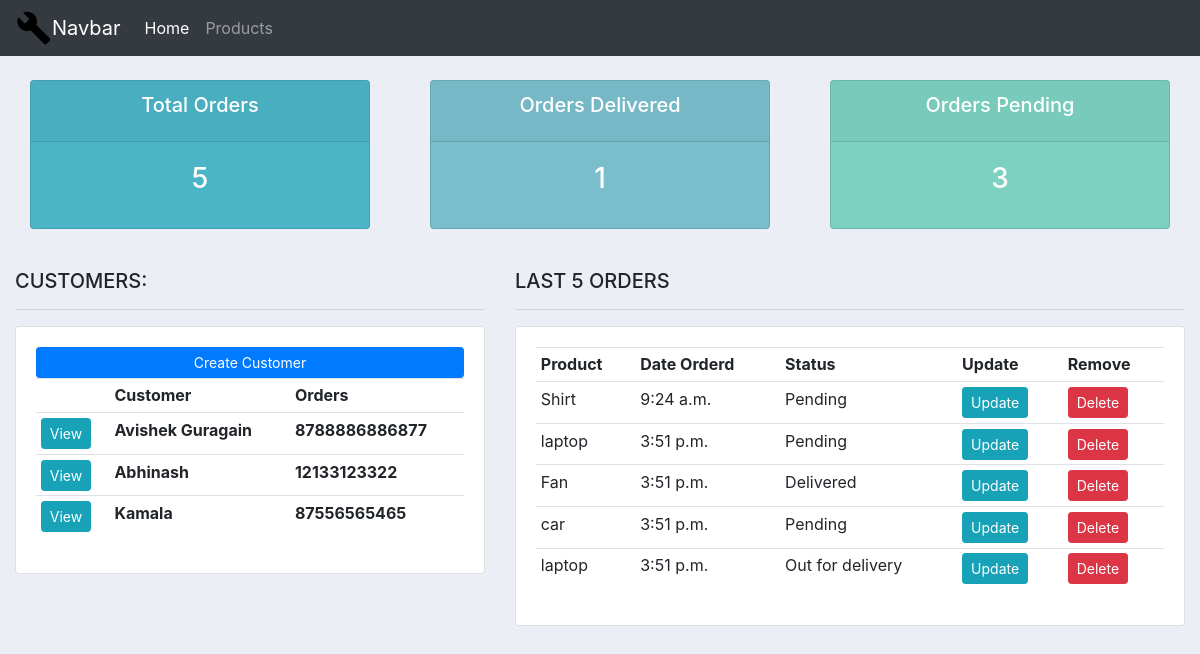
/, run on an earlier commit of the app's database.
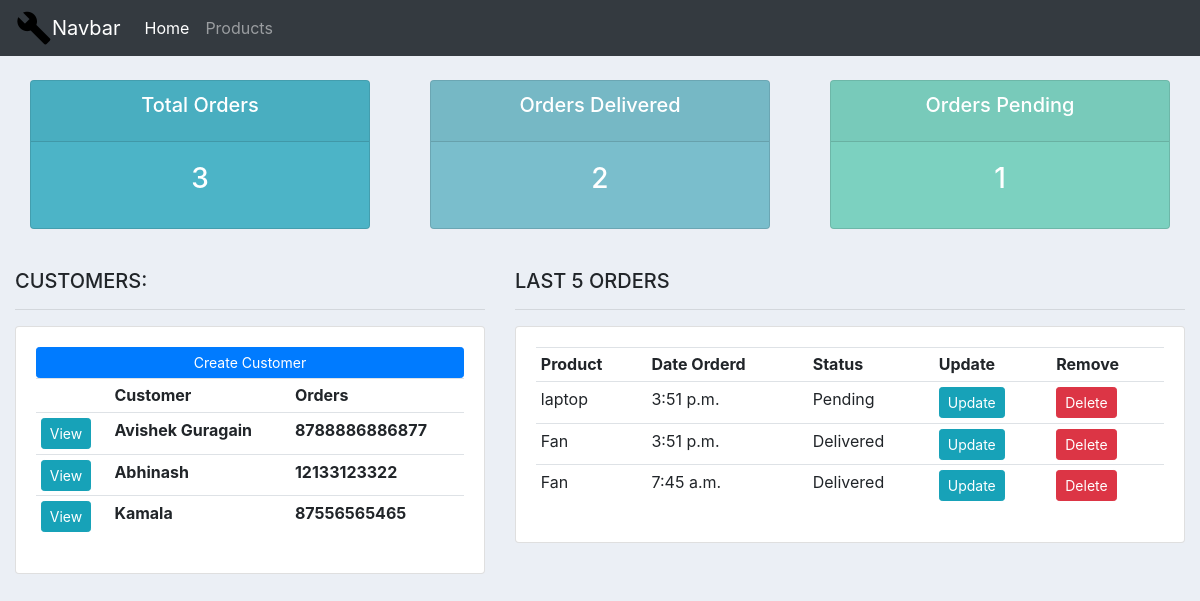
And on a later commit of the database.
### system/models.py (models this page shows, shortened)
class customer(models.Model):
    name=models.CharField(max_length=100,null=True)
    phone=models.CharField(max_length=100,null=True)
    email=models.CharField(max_length=100,null=True)
    date_created=models.TimeField(auto_now_add=True,null=True)

class Order(models.Model):
    STATUS=(
        ('Pending','Pending'),
        ('Out for delivery','Out for delivery'),
        ('Delivered','Delivered'),
    )
    Customer=models.ForeignKey(customer,null=True,on_delete=models.SET_NULL)
    Products=models.ForeignKey(product,null=True,on_delete=models.SET_NULL)
    Status=models.CharField(max_length=100,null=True,choices=STATUS)
    date_created=models.TimeField(auto_now_add=True,null=True)
    note=models.CharField(max_length=1000,null=True)

class product(models.Model):
    CATEGORY=(
        ('Indoor','Indoor'),
        ('Outdoor','Outdoor'),
    )
    name=models.CharField(max_length=100,null=True)
    price=models.FloatField()
    category=models.CharField(max_length=100,null=True,choices=CATEGORY)
    description=models.CharField(max_length=200,null=True,blank=True)
    date_created=models.TimeField(auto_now_add=True,null=True)
    tags=models.ManyToManyField(Tag)
    def __str__(self):
        return self.name

### system/views.py (the view)
# urls.py: path('',views.home, name='home'),
def home(request):
    order = Order.objects.all()
    Customers = customer.objects.all()
    total_customers = Customers.count()
    total_orders = order.count()
    deliverd = order.filter(Status='Delivered').count()
    pending = order.filter(Status='Pending').count()
    content = {'customers': Customers,
               'orders': order,
               'tot_cust': total_customers,
               'tot_orders': total_orders,
               'delivered': deliverd,
               'pending': pending
               }
    return render(request, 'system/Dashboard.html', content)

### system/templates/system/Dashboard.html
{% extends 'system/base.html' %}
{% block home_active %}active
{% endblock home_active %}
{% block body %}
{% include 'system/status.html' %}
<br>
<div class="row">
	<div class="col-md-5">
		<h5>CUSTOMERS:</h5>
		<hr>
		<div class="card card-body">
			<a class="btn btn-primary  btn-sm btn-block" href="">Create Customer</a>
			<table class="table table-sm">
				<tr>
					<th></th>
					<th>Customer</th>
					<th>Orders</th>
				</tr>
				{%for i in customers%}
				<tr>
					<th><a href="{% url 'customers' i.id%} " class="btn btn-sm btn-info">View</a></th>
					<th>{{i.name}}</th>
					<th>{{i.phone}}</th>
				</tr>
				{%endfor%}
			</table>
		</div>
	</div>
	<div class="col-md-7">
		<h5>LAST 5 ORDERS</h5>
		<hr>
		<div class="card card-body">
			<table class="table table-sm">
				<tr>
					<th>Product</th>
					<th>Date Orderd</th>
					<th>Status</th>
					<th>Update</th>
					<th>Remove</th>
				</tr>
				{% for order in orders %}
					<tr>
						<td>{{order.Products}}</td>
						<td>{{order.date_created}}</td>
						<td>{{order.Status}}</td>
						<td><a href="{%url 'update_order' order.id%}" class="btn btn-sm btn-info">Update</a></td>
						<td><a href="{%url 'delete_order' order.id%}" class="btn btn-sm btn-danger">Delete</a></td>
					</tr>
				{% endfor %}
			</table>
		</div>
	</div>
</div>
{% endblock body %}

What changed in the data, as far as the page shows it:
removed Order: Products "Shirt", date_created "9:24 a.m.", Status "Pending"
removed Order: Products "car", date_created "3:51 p.m.", Status "Pending"
removed Order: Products "laptop", date_created "3:51 p.m.", Status "Out for delivery"
added Order: Products "Fan", date_created "7:45 a.m.", Status "Delivered"
Also different on the page:
{{ tot_orders }}: "5" → "3"
{{ delivered }}: "1" → "2"
{{ pending }}: "3" → "1"
